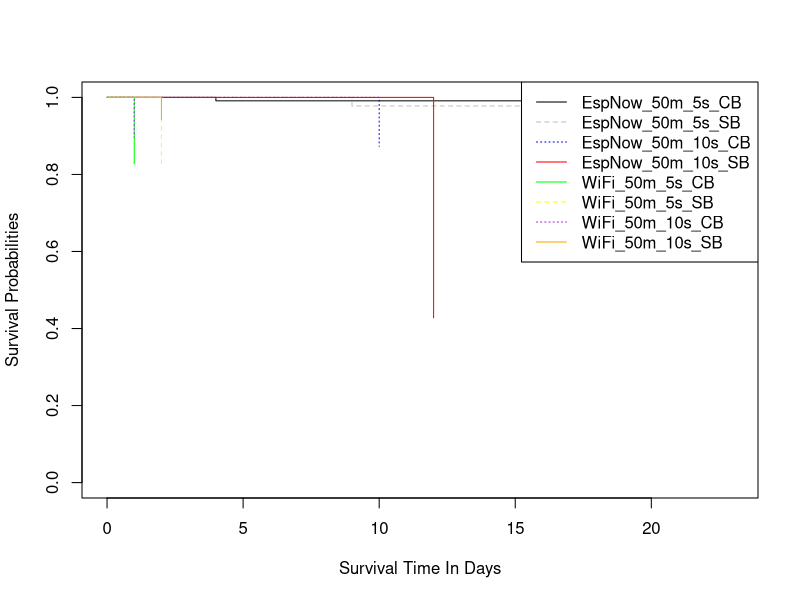
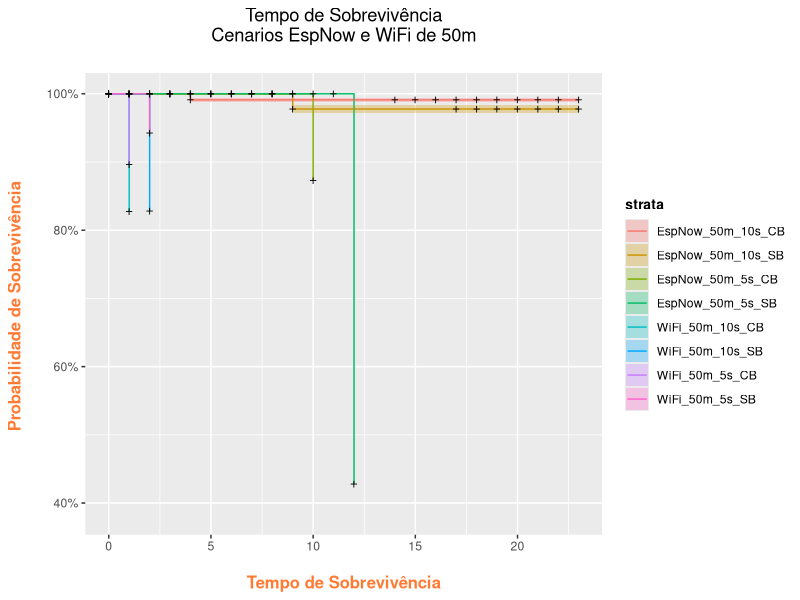
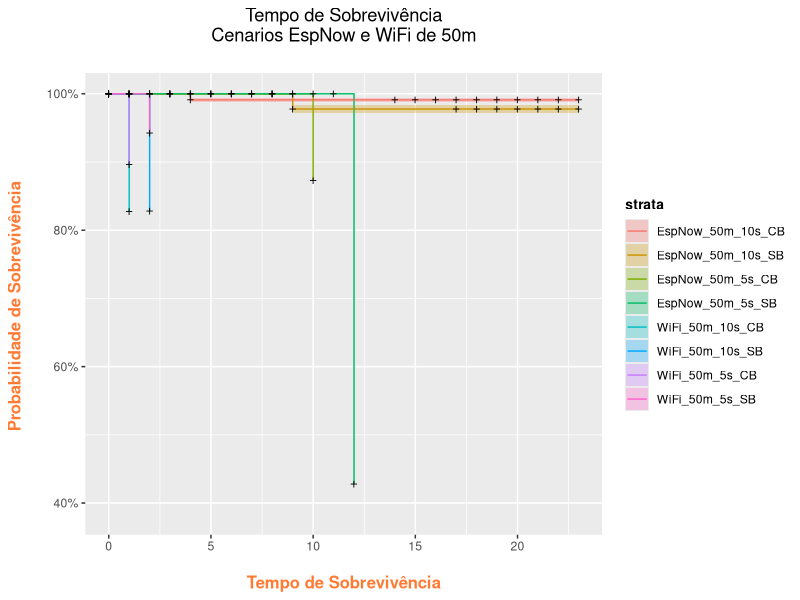

These charts were generated, in order, by the following R code:
library(readxl)
planilha_EspNow_50m_5s_CB <- read_excel("planilha EspNow 50m 5s CB.xlsx")
planilha_EspNow_50m_5s_SB <- read_excel("planilha EspNow 50m 5s SB.xlsx")
planilha_EspNow_50m_10s_CB <- read_excel("planilha EspNow 50m 10s CB.xlsx")
planilha_EspNow_50m_10s_SB <- read_excel("planilha EspNow 50m 10s SB.xlsx")
planilha_WiFi_50m_5s_CB <- read_excel("planilha WiFi 50m 5s CB.xlsx")
planilha_WiFi_50m_5s_SB <- read_excel("planilha WiFi 50m 5s SB.xlsx")
planilha_WiFi_50m_10s_CB <- read_excel("planilha WiFi 50m 10s CB.xlsx")
planilha_WiFi_50m_10s_SB <- read_excel("planilha WiFi 50m 10s SB.xlsx")

View(planilha_EspNow_50m_5s_CB)
View(planilha_EspNow_50m_5s_SB)
View(planilha_EspNow_50m_10s_CB)
View(planilha_EspNow_50m_10s_SB)
View(planilha_WiFi_50m_5s_CB)
View(planilha_WiFi_50m_5s_SB)
View(planilha_WiFi_50m_10s_CB)
View(planilha_WiFi_50m_10s_SB)

require(lubridate)

planilha_EspNow_50m_5s_CB$t<-hour(planilha_EspNow_50m_5s_CB$Column1)
planilha_EspNow_50m_5s_CB$status<-ifelse(planilha_EspNow_50m_5s_CB$Column9<=2.8,1,0)

planilha_EspNow_50m_5s_SB$t<-hour(planilha_EspNow_50m_5s_SB$Column1)
planilha_EspNow_50m_5s_SB$status<-ifelse(planilha_EspNow_50m_5s_SB$Column9<=2.8,1,0)

planilha_EspNow_50m_10s_CB$t<-hour(planilha_EspNow_50m_10s_CB$Column1)
planilha_EspNow_50m_10s_CB$status<-ifelse(planilha_EspNow_50m_10s_CB$Column9<=2.8,1,0)

planilha_EspNow_50m_10s_SB$t<-hour(planilha_EspNow_50m_10s_SB$Column1)
planilha_EspNow_50m_10s_SB$status<-ifelse(planilha_EspNow_50m_10s_SB$Column9<=2.8,1,0)

planilha_WiFi_50m_5s_CB$t<-hour(planilha_WiFi_50m_5s_CB$Column1)
planilha_WiFi_50m_5s_CB$status<-ifelse(planilha_WiFi_50m_5s_CB$Column9<=2.8,1,0)

planilha_WiFi_50m_5s_SB$t<-hour(planilha_WiFi_50m_5s_SB$Column1)
planilha_WiFi_50m_5s_SB$status<-ifelse(planilha_WiFi_50m_5s_SB$Column9<=2.8,1,0)

planilha_WiFi_50m_10s_CB$t<-hour(planilha_WiFi_50m_10s_CB$Column1)
planilha_WiFi_50m_10s_CB$status<-ifelse(planilha_WiFi_50m_10s_CB$Column9<=2.8,1,0)

planilha_WiFi_50m_10s_SB$t<-hour(planilha_WiFi_50m_10s_SB$Column1)
planilha_WiFi_50m_10s_SB$status<-ifelse(planilha_WiFi_50m_10s_SB$Column9<=2.8,1,0)

planilha_WiFi_50m_5s_CB$t<-hour(planilha_WiFi_50m_5s_CB$Column1)
planilha_WiFi_50m_5s_CB$status<-ifelse(planilha_WiFi_50m_5s_CB$Column9<=2.8,1,0)

dadosEspNow_50m_5s_CB<-planilha_EspNow_50m_5s_CB[,9:10]
dadosEspNow_50m_5s_CB$Grupo="EspNow_50m_5s_CB"
dadosEspNow_50m_5s_CB$t0=min(dadosEspNow_50m_5s_CB$t)
dadosEspNow_50m_5s_CB$survt<-dadosEspNow_50m_5s_CB$t-dadosEspNow_50m_5s_CB$t0

dadosEspNow_50m_5s_SB<-planilha_EspNow_50m_5s_SB[,9:10]
dadosEspNow_50m_5s_SB$Grupo="EspNow_50m_5s_SB"
dadosEspNow_50m_5s_SB$t0=min(dadosEspNow_50m_5s_SB$t)
dadosEspNow_50m_5s_SB$survt<-dadosEspNow_50m_5s_SB$t-dadosEspNow_50m_5s_SB$t0

dadosEspNow_50m_10s_CB<-planilha_EspNow_50m_10s_CB[,9:10]
dadosEspNow_50m_10s_CB$Grupo="EspNow_50m_10s_CB"
dadosEspNow_50m_10s_CB$t0=min(dadosEspNow_50m_10s_CB$t)
dadosEspNow_50m_10s_CB$survt<-dadosEspNow_50m_10s_CB$t-dadosEspNow_50m_10s_CB$t0

dadosEspNow_50m_10s_SB<-planilha_EspNow_50m_10s_SB[,9:10]
dadosEspNow_50m_10s_SB$Grupo="EspNow_50m_10s_SB"
dadosEspNow_50m_10s_SB$t0=min(dadosEspNow_50m_10s_SB$t)
dadosEspNow_50m_10s_SB$survt<-dadosEspNow_50m_10s_SB$t-dadosEspNow_50m_10s_SB$t0

dadosWiFi_50m_5s_CB<-planilha_WiFi_50m_5s_CB[,9:10]
dadosWiFi_50m_5s_CB$Grupo="WiFi_50m_5s_CB"
dadosWiFi_50m_5s_CB$t0=min(dadosWiFi_50m_5s_CB$t)
dadosWiFi_50m_5s_CB$survt<-dadosWiFi_50m_5s_CB$t-dadosWiFi_50m_5s_CB$t0

dadosWiFi_50m_5s_SB<-planilha_WiFi_50m_5s_SB[,9:10]
dadosWiFi_50m_5s_SB$Grupo="WiFi_50m_5s_SB"
dadosWiFi_50m_5s_SB$t0=min(dadosWiFi_50m_5s_SB$t)
dadosWiFi_50m_5s_SB$survt<-dadosWiFi_50m_5s_SB$t-dadosWiFi_50m_5s_SB$t0

dadosWiFi_50m_10s_CB<-planilha_WiFi_50m_10s_CB[,9:10]
dadosWiFi_50m_10s_CB$Grupo="WiFi_50m_10s_CB"
dadosWiFi_50m_10s_CB$t0=min(dadosWiFi_50m_10s_CB$t)
dadosWiFi_50m_10s_CB$survt<-dadosWiFi_50m_10s_CB$t-dadosWiFi_50m_10s_CB$t0

dadosWiFi_50m_10s_SB<-planilha_WiFi_50m_10s_SB[,9:10]
dadosWiFi_50m_10s_SB$Grupo="WiFi_50m_10s_SB"
dadosWiFi_50m_10s_SB$t0=min(dadosWiFi_50m_10s_SB$t)
dadosWiFi_50m_10s_SB$survt<-dadosWiFi_50m_10s_SB$t-dadosWiFi_50m_10s_SB$t0

dados_50m_5m_5s_10s<-rbind.data.frame(dadosEspNow_50m_5s_CB, dadosEspNow_50m_5s_SB, dadosEspNow_50m_10s_CB, dadosEspNow_50m_10s_SB, dadosWiFi_50m_5s_CB, dadosWiFi_50m_5s_SB, dadosWiFi_50m_10s_CB, dadosWiFi_50m_10s_SB)
dados_50m_5m_5s_10s$Grupo <- as.factor(dados_50m_5m_5s_10s$Grupo)
dados_50m_5m_5s_10s$status <- as.numeric(dados_50m_5m_5s_10s$status)
dados_50m_5m_5s_10s$t <- as.numeric(dados_50m_5m_5s_10s$t)
dados_50m_5m_5s_10s$survt <- as.numeric(dados_50m_5m_5s_10s$survt)



library("survival")
# Survival times until event
Surv(time = dados_50m_5m_5s_10s$survt, event = dados_50m_5m_5s_10s$status == 1)
summary(Surv(time = dados_50m_5m_5s_10s$survt, event = dados_50m_5m_5s_10s$status == 1))

# Surv creates survival object which is the response variable
Y = Surv(dados_50m_5m_5s_10s$survt, dados_50m_5m_5s_10s$status)

# Stratify by Grupo variable:
kmfit = survfit(Y ~ dados_50m_5m_5s_10s$Grupo)

summary(kmfit, times = c(seq(0, 23, by = 1)))
saida<-summary(kmfit, times = c(seq(0, 23, by = 1)))
saida2<-data.frame(saida$time,saida$n.risk,saida$n.event,saida$surv,saida$std.err,
                   saida$lower,saida$upper)

# exportando saida para csv
write.csv(saida2,file="saida.csv")


plot(kmfit, lty = c("solid", "dashed", "dotted", "solid", "solid", "dashed", "dotted", "solid"), col = c("black", "grey", "blue", "red", "green", "yellow", "purple", "orange"), xlab = "Survival Time In Days", ylab = "Survival Probabilities")
legend("topright", c("EspNow_50m_5s_CB", "EspNow_50m_5s_SB","EspNow_50m_10s_CB", "EspNow_50m_10s_SB", "WiFi_50m_5s_CB", "WiFi_50m_5s_SB","WiFi_50m_10s_CB", "WiFi_50m_10s_SB" ), lty = c("solid", "dashed", "dotted", "solid", "solid", "dashed", "dotted", "solid"), col = c("black", "grey", "blue", "red", "green", "yellow", "purple", "orange"))

#Metodo Log-rank
survdiff(formula = Surv(survt, status) ~ Grupo, data = dados_50m_5m_5s_10s,  rho = 0)

#Metodo Peto
survdiff(formula = Surv(survt, status) ~ Grupo, data = dados_50m_5m_5s_10s,  rho = 1)

library(ggplot2)
library(ggfortify)

model_fit <- survfit(Surv(survt, status) ~ Grupo, data = dados_50m_5m_5s_10s)

autoplot(model_fit) + 
  labs(x = "\n Tempo de Sobrevivência ", y = "Probabilidade de Sobrevivência \n", 
       title = "Tempo de Sobrevivência\n Cenarios EspNow e WiFi de 50m \n") + 
  theme(plot.title = element_text(hjust = 0.5), 
        axis.title.x = element_text(face="bold", colour="#FF7A33", size = 12),
        axis.title.y = element_text(face="bold", colour="#FF7A33", size = 12),
        legend.title = element_text(face="bold", size = 10))


ggsave("Grafico_KM_Cenarios EspNow e WiFi de 50m.png")
